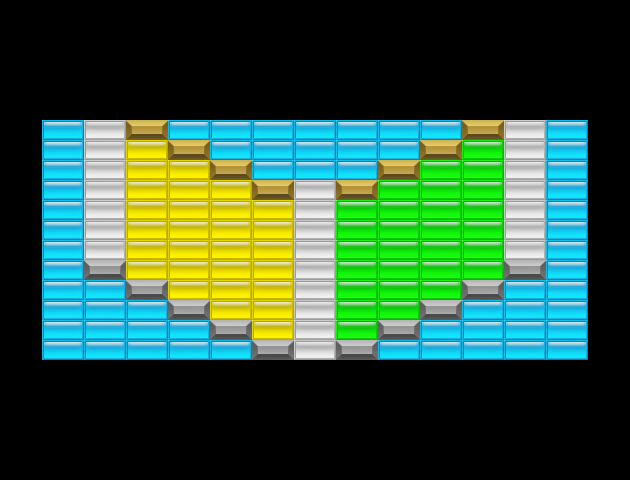

This is a level from a 2D game, rendered from its Tiled map with the project's own tilesets. A one-line summary and the map file follow, with tile-layer data summarised:
An orthogonal 15x24 tile map with 42x20 px tiles, 10 tile layers (red, yellow, blue, green, ...).

<map version="1.5" tiledversion="1.7.2" orientation="orthogonal" renderorder="left-down" width="15" height="24" tilewidth="42" tileheight="20" infinite="0" nextlayerid="12" nextobjectid="1">
 <tileset firstgid="1" name="sprites" tilewidth="42" tileheight="20" spacing="16" tilecount="420" columns="15">
  <image source="sprites/sprites.png" width="880" height="1024" />
 </tileset>
 <layer id="1" name="red" width="15" height="24">
  <data>[360 cells, 0 non-empty, 0 distinct tile ids]</data>
 </layer>
 <layer id="2" name="yellow" width="15" height="24">
  <data>[360 cells, 28 non-empty, 1 distinct tile ids]</data>
 </layer>
 <layer id="3" name="blue" width="15" height="24">
  <data>[360 cells, 0 non-empty, 0 distinct tile ids]</data>
 </layer>
 <layer id="5" name="green" width="15" height="24">
  <data>[360 cells, 28 non-empty, 1 distinct tile ids]</data>
 </layer>
 <layer id="9" name="white" width="15" height="24">
  <data>[360 cells, 23 non-empty, 1 distinct tile ids]</data>
 </layer>
 <layer id="10" name="orange" width="15" height="24">
  <data>[360 cells, 0 non-empty, 0 distinct tile ids]</data>
 </layer>
 <layer id="11" name="cyan" width="15" height="24">
  <data>[360 cells, 59 non-empty, 1 distinct tile ids]</data>
 </layer>
 <layer id="6" name="silver" width="15" height="24">
  <data>[360 cells, 10 non-empty, 1 distinct tile ids]</data>
 </layer>
 <layer id="7" name="gold" width="15" height="24">
  <data>[360 cells, 8 non-empty, 1 distinct tile ids]</data>
 </layer>
 <layer id="8" name="magenta" width="15" height="24">
  <data>[360 cells, 0 non-empty, 0 distinct tile ids]</data>
 </layer>
</map>
